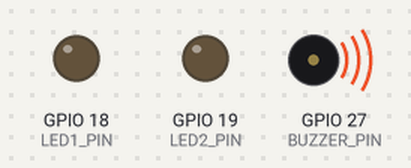
Bench run of a program on a simulated ESP32. Parts: output pins drawn as LEDs (lit = HIGH), buzzer (waves = sounding).

Above: at 0.15 s.
At 5.73 s:
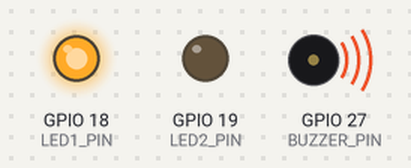
At 11.5 s:
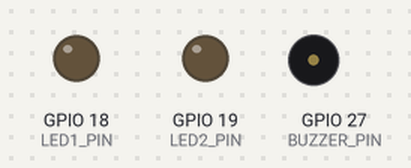
At 22.91 s:
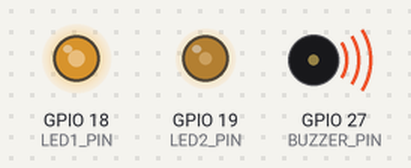
Timing chart, 0 to 22.8 s (numbered marks = the images above):
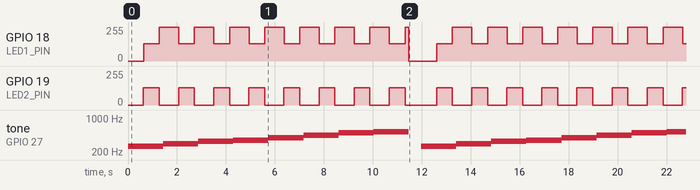

Measured:
- by itself, GPIO 19 (LED2_PIN): goes 7 × (128/255 0.65 s, 0/255 0.79 s), 128/255 0.65 s, 0/255 1.3 s, 7 × (128/255 0.65 s, 0/255 0.79 s), then 128/255
- by itself, GPIO 18 (LED1_PIN): 0/255 → 128/255 at 0.64 s, → 255/255 0.64 s later, → 128/255 0.80 s later, → 255/255 0.64 s later, … (32 changes in this stretch)
- by itself, tone on GPIO 27 (BUZZER_PIN): plays 262 Hz for 1.4 s, 294 Hz for 1.4 s, 330 Hz for 1.4 s, 349 Hz for 1.4 s, 392 Hz for 1.4 s, 440 Hz for 1.4 s … (16 notes in this stretch)

The program:

main.cpp
```cpp
#include <Arduino.h>

// ---------- LED 1 Setup ----------
#define LED1_PIN   18
#define LED1_CH    0
#define LED_FREQ   5000
#define LED_RES    8

// ---------- LED 2 Setup ----------
#define LED2_PIN   19
#define LED2_CH    1

// ---------- Buzzer Setup ----------
#define BUZZER_PIN 27
#define BUZZER_CH  2
#define BUZZER_RES 10

// ---------- Melody ----------
int melody[] = {262, 294, 330, 349, 392, 440, 494, 523};
int noteCount = sizeof(melody) / sizeof(melody[0]);

void setup() {
  // --- LED 1 PWM setup ---
  ledcSetup(LED1_CH, LED_FREQ, LED_RES);
  ledcAttachPin(LED1_PIN, LED1_CH);

  // --- LED 2 PWM setup ---
  ledcSetup(LED2_CH, LED_FREQ, LED_RES);
  ledcAttachPin(LED2_PIN, LED2_CH);

  // --- Buzzer PWM setup ---
  ledcSetup(BUZZER_CH, 2000, BUZZER_RES);
  ledcAttachPin(BUZZER_PIN, BUZZER_CH);
}

void loop() {
  // --- Play melody while both LEDs fade ---
  for (int i = 0; i < noteCount; i++) {
    ledcWriteTone(BUZZER_CH, melody[i]); // play tone

    // LED1 fades in while LED2 fades out
    for (int d = 0; d <= 255; d++) {
      ledcWrite(LED1_CH, d);         // LED1 fade in
      ledcWrite(LED2_CH, 255 - d);   // LED2 fade out
      delay(5);
    }

    delay(150); // small pause between tones
  }

  // --- Turn everything off ---
  ledcWrite(BUZZER_CH, 0);
  ledcWrite(LED1_CH, 0);
  ledcWrite(LED2_CH, 0);
  delay(500);
}
```
